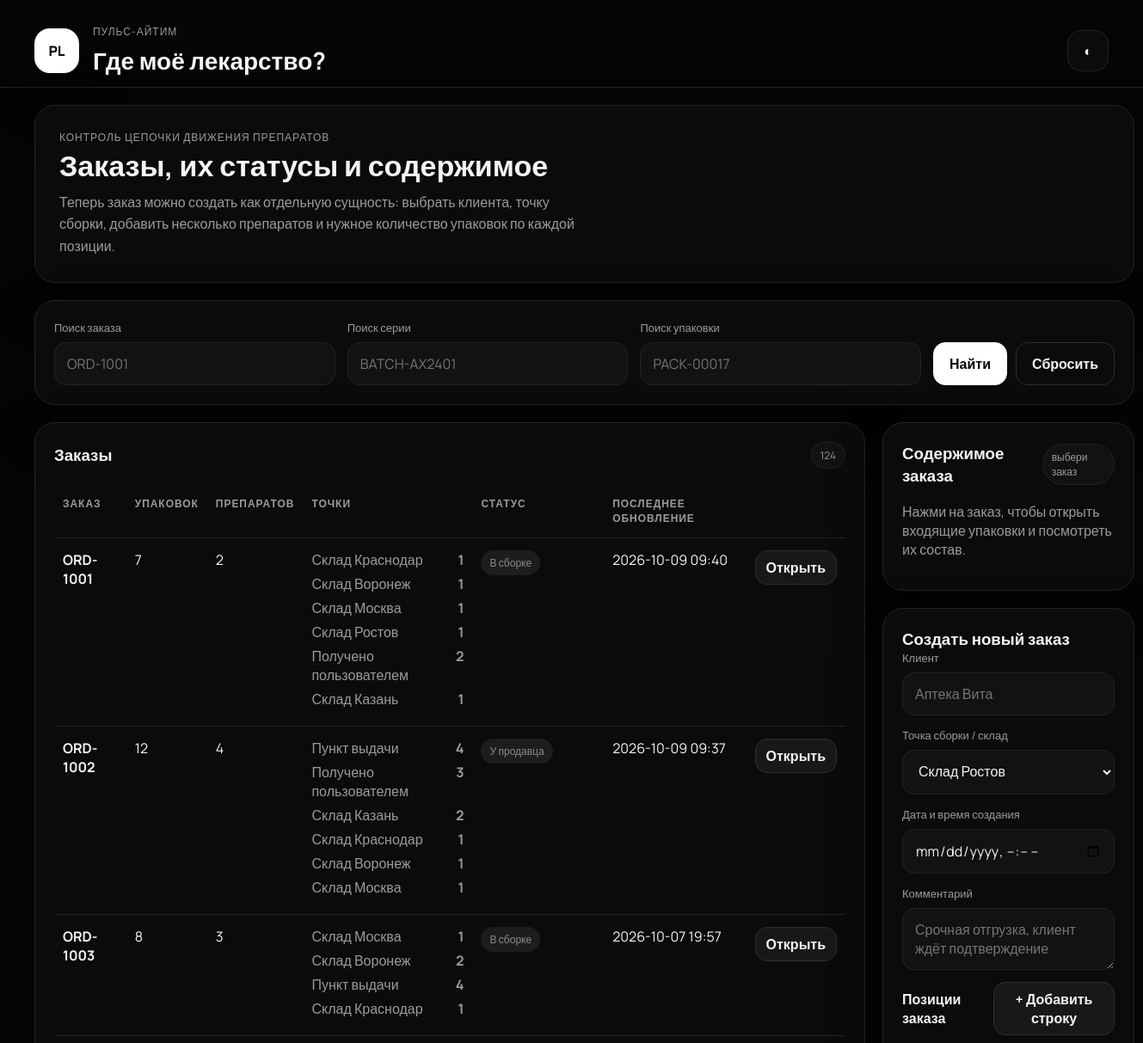
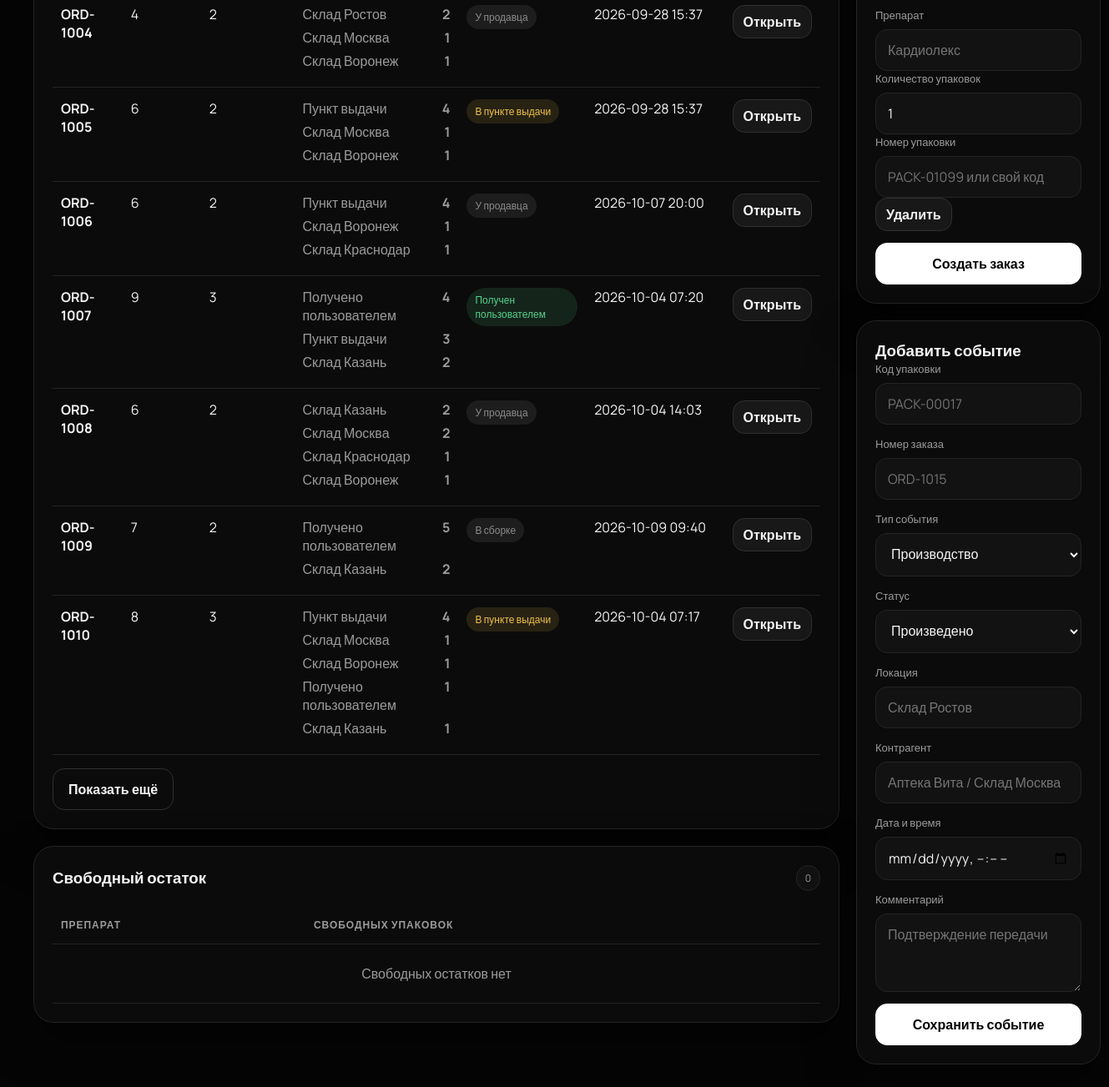
The page / on the database its author committed (2 pictures, top to bottom).
### tables this page shows
CREATE TABLE orders (
            id INTEGER PRIMARY KEY AUTOINCREMENT,
            order_number TEXT UNIQUE NOT NULL,
            client_name TEXT NOT NULL,
            status_code TEXT NOT NULL,
            created_at TEXT NOT NULL,
            comment TEXT
        );

CREATE TABLE events (
            id INTEGER PRIMARY KEY AUTOINCREMENT,
            package_id INTEGER NOT NULL,
            event_type TEXT NOT NULL,
            status TEXT NOT NULL,
            location TEXT NOT NULL,
            counterparty TEXT,
            event_time TEXT NOT NULL,
            note TEXT,
            order_number TEXT,
            created_at TEXT NOT NULL DEFAULT CURRENT_TIMESTAMP,
            FOREIGN KEY (package_id) REFERENCES packages(id)
        );

### app/main.py (the view)
@app.get("/", response_class=HTMLResponse)
def index(request: Request, code: str = Query(default=""), batch: str = Query(default=""), order: str = Query(default="")):
    data = dashboard_data(code, batch, order)
    return templates.TemplateResponse("index.html", {"request": request, **data})

### app/templates/index.html (shortened to what this page needs)
<!DOCTYPE html>
<html lang="ru" data-theme="dark">
<head>
  <link rel="stylesheet" href="/static/style.css">
</head>
<body>
  <header class="topbar">
    <div>
      <div class="brand-mark">PL</div>
      <div>
        <p class="eyebrow">Пульс-АйТим</p>
        <h1>Где моё лекарство?</h1>
      </div>
    </div>
    <button class="theme-toggle" data-theme-toggle aria-label="Переключить тему">◐</button>
  </header>
  <main id="content" class="layout">
    <section class="hero-card hero-card--compact">
      <div>
        <p class="eyebrow">Контроль цепочки движения препаратов</p>
        <h2>Заказы, их статусы и содержимое</h2>
        <p class="hero-text">Теперь заказ можно создать как отдельную сущность: выбрать клиента, точку сборки, добавить несколько препаратов и нужное количество упаковок по каждой позиции.</p>
      </div>
    </section>
    <section class="panel filters-panel">
      <form method="get" class="search-form">
        <div class="field"><label for="order">Поиск заказа</label><input id="order" name="order" value="{{ search_order }}" placeholder="ORD-1001"></div>
        <div class="field"><label for="batch">Поиск серии</label><input id="batch" name="batch" value="{{ search_batch }}" placeholder="BATCH-AX2401"></div>
        <div class="field"><label for="code">Поиск упаковки</label><input id="code" name="code" value="{{ search_code }}" placeholder="PACK-00017"></div>
        <div class="actions"><button class="btn btn-primary" type="submit">Найти</button><a class="btn btn-ghost" href="/">Сбросить</a></div>
      </form>
    </section>
    <section class="content-grid">
      <div class="left-column">
        <section class="panel">
          <div class="section-title-row"><h3>Заказы</h3><span class="count-pill">{{ orders|length }}</span></div>
          <div class="table-wrap">
            <table>
              <thead>
                <tr>
                  <th>Заказ</th>
                  <th>Упаковок</th>
                  <th>Препаратов</th>
                  <th>Точки</th>
                  <th>Статус</th>
                  <th>Последнее обновление</th>
                  <th></th>
                </tr>
              </thead>
              <tbody id="orders-table-body">
                {% for order in orders %}
                <tr class="order-row{% if loop.index > 10 %} order-row-hidden{% endif %}">
                  <td><strong>{{ order.order_number }}</strong></td>
                  <td>{{ order.items_count }}</td>
                  <td>{{ order.medicine_count }}</td>
                  <td>
                    {% for name, qty in order.locations.items() %}
                    <div class="cell-stack"><span>{{ name }}</span><strong>{{ qty }}</strong></div>
                    {% endfor %}
                  </td>
                  <td><span class="status-chip status-{{ order.status_tone }}">{{ order.status_label }}</span></td>
                  <td>{{ order.latest_time[:16]|replace('T', ' ') if order.latest_time else '—' }}</td>
                  <td><button class="tiny-btn js-open-order" type="button" data-order-number="{{ order.order_number }}">Открыть</button></td>
                </tr>
                {% else %}
                <tr><td colspan="7" class="empty-cell">Ничего не найдено</td></tr>
                {% endfor %}
              </tbody>
            </table>
          </div>
          {% if orders|length > 10 %}
          <div class="actions" style="margin-top: 16px;">
            <button class="btn btn-ghost" type="button" id="show-more-orders">Показать ещё</button>
          </div>
          {% endif %}
        </section>
        <section class="panel">
          <div class="section-title-row"><h3>Свободный остаток</h3><span class="count-pill">{{ stock_items|length }}</span></div>
          <div class="table-wrap">
            <table>
              <thead>
                <tr>
                  <th>Препарат</th>
                  <th>Свободных упаковок</th>
                </tr>
              </thead>
              <tbody>
                {% for item in stock_items %}
                <tr>
                  <td>{{ item.medicine_name }}</td>
                  <td>{{ item.qty }}</td>
                </tr>
                {% else %}
                <tr><td colspan="2" class="empty-cell">Свободных остатков нет</td></tr>
                {% endfor %}
              </tbody>
            </table>
          </div>
        </section>
      </div>
      <aside class="right-column">
        <section class="panel detail-panel">
          <div class="section-title-row"><h3>Содержимое заказа</h3><span id="detail-code" class="count-pill">выбери заказ</span></div>
          <div id="detail-meta" class="detail-meta">Нажми на заказ, чтобы открыть входящие упаковки и посмотреть их состав.</div>
        </section>
        <section class="panel form-panel">
          <h3>Создать новый заказ</h3>
          <form method="post" action="/orders/create" class="stack-form" id="create-order-form">
            <div class="field">
              <label>Клиент</label>
              <input name="client_name" list="client-options" placeholder="Аптека Вита" required>
            </div>
            <div class="field">
              <label>Точка сборки / склад</label>
              <select name="warehouse" required>
                {% for warehouse in warehouses %}
                <option value="{{ warehouse }}">{{ warehouse }}</option>
                {% endfor %}
              </select>
            </div>
            <div class="field">
              <label>Дата и время создания</label>
              <input type="datetime-local" name="created_at" required>
            </div>
            <div class="field">
              <label>Комментарий</label>
              <textarea name="comment" rows="2" placeholder="Срочная отгрузка, клиент ждёт подтверждение"></textarea>
            </div>
            <div class="field-group">
              <div class="section-title-row">
                <h4>Позиции заказа</h4>
                <button class="tiny-btn" type="button" id="add-order-item">+ Добавить строку</button>
              </div>
              <div id="order-items">
                <div class="order-item-row">
                  <div class="field">
                    <label>Препарат</label>
                    <input name="medicine_name" list="medicine-options" placeholder="Кардиолекс" required>
                  </div>
                  <div class="field">
                    <label>Количество упаковок</label>
                    <input type="number" min="1" name="quantity" value="1" required>
                  </div>
                  <div class="field">
                    <label>Номер упаковки</label>
                    <input name="package_code" placeholder="PACK-01099 или свой код">
                  </div>
                  <button class="tiny-btn order-item-remove" type="button">Удалить</button>
                </div>
              </div>
            </div>
            <button class="btn btn-primary" type="submit">Создать заказ</button>
          </form>
        </section>
        <section class="panel form-panel">
          <h3>Добавить событие</h3>
          <form method="post" action="/events" class="stack-form">
            <div class="field"><label>Код упаковки</label><input name="package_code" placeholder="PACK-00017" required></div>
            <div class="field"><label>Номер заказа</label><input name="order_number" placeholder="ORD-1015"></div>
            <div class="field"><label>Тип события</label><select name="event_type">{% for key, label in event_types.items() %}<option value="{{ key }}">{{ label }}</option>{% endfor %}</select></div>
            <div class="field"><label>Статус</label><select name="status">{% for key, label in statuses.items() if key != 'delayed' %}<option value="{{ key }}">{{ label }}</option>{% endfor %}</select></div>
            <div class="field"><label>Локация</label><input name="location" placeholder="Склад Ростов" required></div>
            <div class="field"><label>Контрагент</label><input name="counterparty" placeholder="Аптека Вита / Склад Москва"></div>
            <div class="field"><label>Дата и время</label><input type="datetime-local" name="event_time" required></div>
            <div class="field"><label>Комментарий</label><textarea name="note" rows="3" placeholder="Подтверждение передачи"></textarea></div>
            <button class="btn btn-primary" type="submit">Сохранить событие</button>
          </form>
        </section>
      </aside>
    </section>
  </main>
</body>
</html>

### app/static/style.css (style rules this page uses)
:root,[data-theme="dark"] { --bg:#050505;--surface:#0b0b0b;--surface-2:#121212;--surface-3:#181818;--line:#242424;--line-2:#303030;--text:#f5f5f5;--muted:#9b9b9b;--primary:#fff;--primary-2:#d6d6d6;--green:#57d38c;--yellow:#f0c14b;--gray:#8c8c8c;--shadow:0 24px 60px rgba(0,0,0,.45) }
* { box-sizing:border-box }
html,body { margin:0;padding:0;font-family:'Manrope',sans-serif;background:var(--bg);color:var(--text) }
a { text-decoration:none;color:inherit }
button,input,select,textarea { font:inherit }
.topbar { display:flex;justify-content:space-between;align-items:center;padding:28px 40px 12px;border-bottom:1px solid var(--line) }
.topbar>div { display:flex;gap:16px;align-items:center }
.brand-mark { width:52px;height:52px;border-radius:18px;display:grid;place-items:center;color:#050505;background:#fff;font-weight:800;box-shadow:var(--shadow) }
.eyebrow { margin:0 0 6px;color:var(--muted);text-transform:uppercase;letter-spacing:.08em;font-size:12px }
h1,h2,h3,h4,p { margin:0 }
h1 { font-size:28px }
h2 { font-size:34px;max-width:760px;line-height:1.08 }
.layout { padding:20px 40px 40px;display:grid;gap:20px }
.hero-card,.panel { background:var(--surface);border:1px solid var(--line);border-radius:24px;box-shadow:var(--shadow) }
.hero-card { padding:28px;display:grid;gap:24px;grid-template-columns:1.4fr 1fr }
.hero-text { margin-top:12px;color:var(--muted);line-height:1.6;max-width:64ch }
.filters-panel { padding:20px 24px }
.search-form,.stack-form { display:grid;gap:14px }
.search-form { grid-template-columns:1fr 1fr 1fr auto;align-items:end }
.field { display:grid;gap:8px }
.field label { font-size:13px;color:var(--muted) }
input,select,textarea { width:100%;border:1px solid var(--line);border-radius:14px;padding:13px 14px;background:var(--surface-2);color:var(--text) }
.actions { display:flex;gap:10px }
.btn,.tiny-btn { border-radius:14px;border:1px solid var(--line-2);display:inline-flex;align-items:center;justify-content:center;font-weight:700;cursor:pointer }
.btn { padding:13px 18px;min-height:48px }
.tiny-btn { padding:8px 12px;min-height:36px;background:var(--surface-3);color:var(--text) }
.btn-primary { background:#fff;color:#050505;border-color:#fff }
.btn-ghost { background:var(--surface);color:var(--text) }
.content-grid { display:grid;grid-template-columns:1.55fr .95fr;gap:20px;align-items:start }
.left-column,.right-column { display:grid;gap:20px }
.panel { padding:22px }
.section-title-row { display:flex;justify-content:space-between;align-items:center;margin-bottom:18px;gap:10px }
.count-pill { display:inline-flex;align-items:center;justify-content:center;border-radius:999px;padding:6px 10px;font-size:12px;background:var(--surface-2);border:1px solid var(--line);color:var(--muted) }
.table-wrap,.summary-table-wrap { overflow:auto }
table { width:100%;border-collapse:collapse;min-width:920px }
th,td { text-align:left;padding:14px 10px;border-bottom:1px solid var(--line);vertical-align:top }
th { font-size:12px;color:var(--muted);text-transform:uppercase;letter-spacing:.08em }
.cell-stack { display:flex;justify-content:space-between;gap:12px;color:var(--muted);margin-bottom:6px }
.status-chip { display:inline-flex;align-items:center;justify-content:center;border-radius:999px;padding:6px 10px;font-size:12px }
.status-green { background:rgba(87,211,140,.12);color:var(--green) }
.status-yellow { background:rgba(240,193,75,.12);color:var(--yellow) }
.status-gray { background:rgba(140,140,140,.14);color:var(--gray) }
.empty-cell { text-align:center;color:var(--muted);padding:24px }
.detail-meta { color:var(--muted);margin-bottom:14px }
.theme-toggle { width:48px;height:48px;border-radius:16px;border:1px solid var(--line);background:var(--surface);color:var(--text);cursor:pointer }

### rows shown on the page
orders: order_number "ORD-1001"
events: location "Склад Краснодар", qty "1"
events: location "Склад Воронеж", qty "1"
events: location "Склад Москва", qty "1", event_time "2026-10-04 14:03"
events: location "Склад Ростов", qty "1"
events: location "Получено пользователем", qty "2", event_time "2026-10-09 09:37"
events: location "Склад Казань", qty "1"
events: event_time "2026-10-09 09:40" "2026-10-09 09:40"
orders: order_number "ORD-1002"
events: location "Пункт выдачи", qty "4"
events: location "Получено пользователем", qty "3", qty "5", qty "1", event_time "2026-10-04 07:17"
events: location "Склад Казань", qty "2", qty "1"
orders: order_number "ORD-1003"
events: location "Склад Москва", qty "1", event_time "2026-09-28 15:37" "2026-09-28 15:37"
events: location "Склад Воронеж", qty "2", qty "1"
events: location "Пункт выдачи", qty "4", qty "3"
events: location "Склад Краснодар", qty "1"
events: event_time "2026-10-07 19:57"
orders: order_number "ORD-1004"
events: location "Склад Ростов", qty "2"
orders: order_number "ORD-1005"
orders: order_number "ORD-1006"
events: location "Склад Воронеж", qty "1"
events: event_time "2026-10-07 20:00"
orders: order_number "ORD-1007"
events: location "Получено пользователем", qty "4"
events: location "Склад Казань", qty "2"
events: event_time "2026-10-04 07:20"
orders: order_number "ORD-1008"
events: location "Склад Казань", qty "2"
events: location "Склад Москва", qty "2"
orders: order_number "ORD-1009"
orders: order_number "ORD-1010"

### other values the page prints
{{ orders|length }} "124"
{{ order.items_count }} "7" "12" "8" "4" "6" "6" "9" "6" "7" "8"
{{ order.medicine_count }} "2" "4" "3" "2" "2" "2" "3" "2" "2" "3"
{{ order.status_label }} "В сборке" "У продавца" "В сборке" "У продавца" "В пункте выдачи" "У продавца" "Получен пользователем" "У продавца" "В сборке" "В пункте выдачи"
{{ stock_items|length }} "0"
form field warehouse "Склад Ростов"
form field event_type "Производство"
form field status "Произведено"
